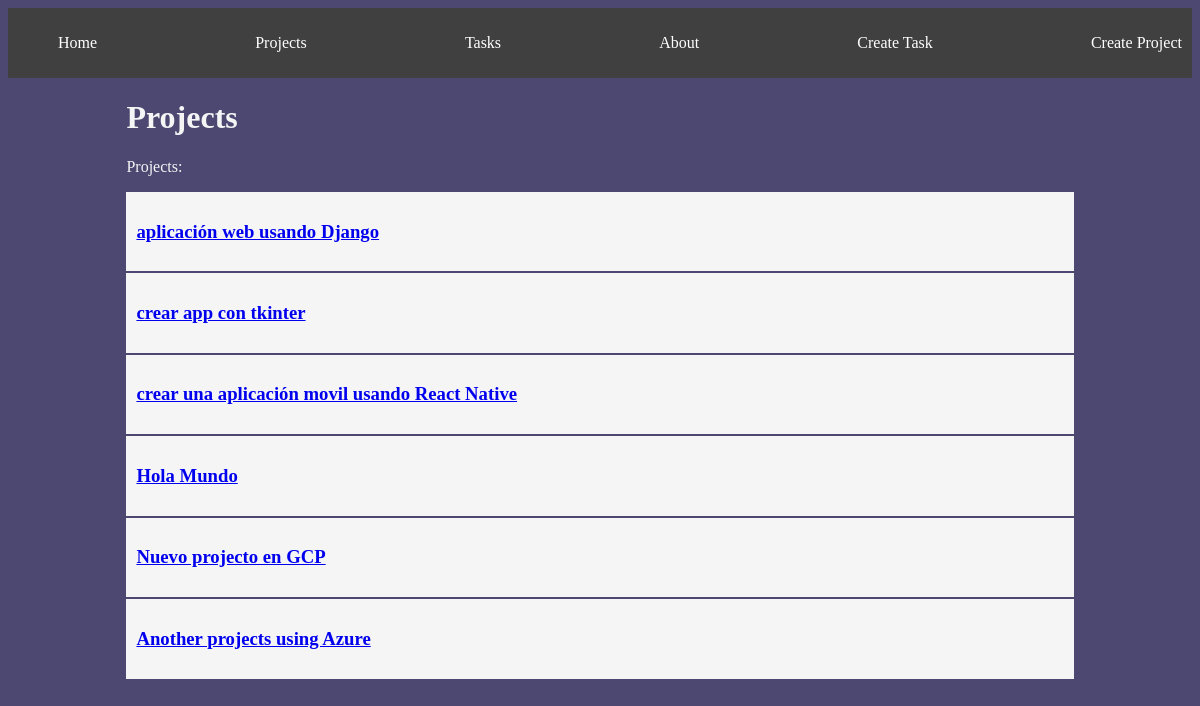
The page /projects/ on the database as committed earlier.
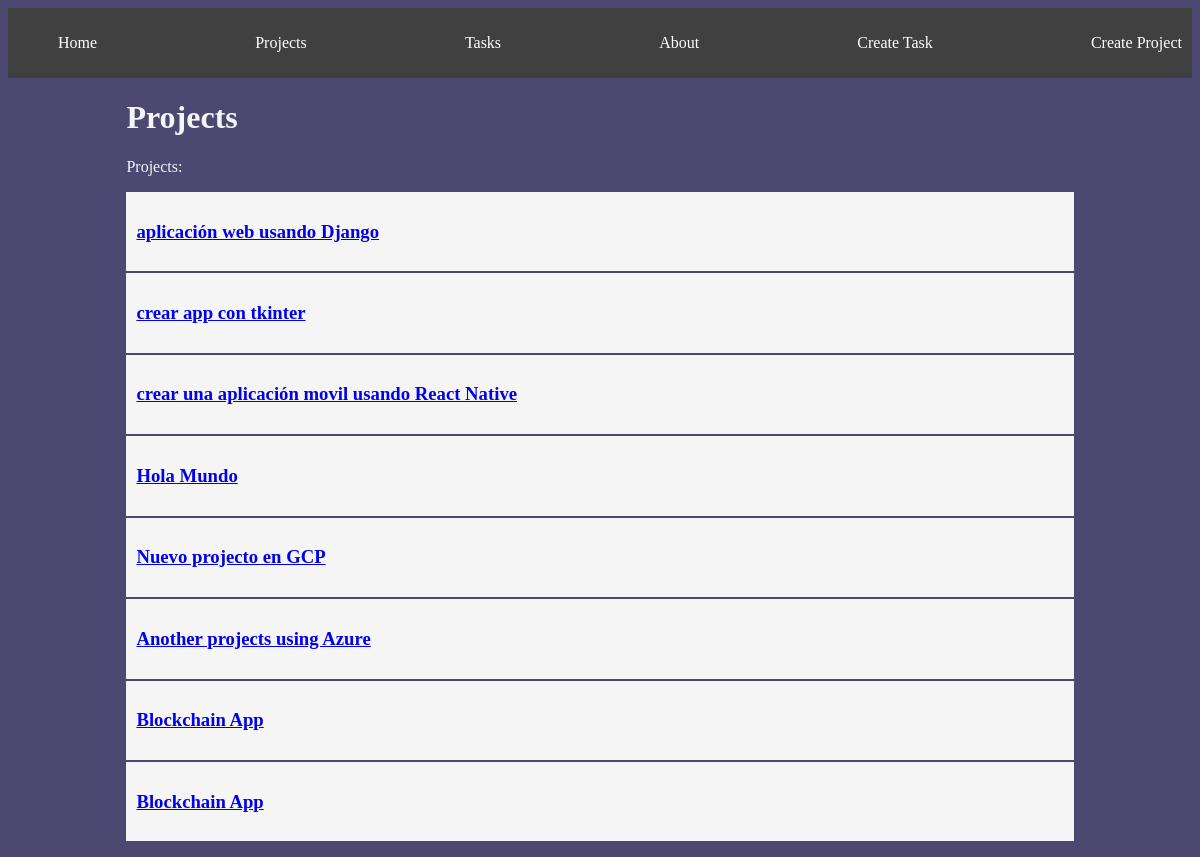
The same page on the database as committed later.
### myapp/models.py (models this page shows, shortened)
class Project(models.Model):  # This class is like a table in a database
    name = models.CharField(max_length=200)

### myapp/views.py (the view)
# urls.py: path('projects/', views.projects, name="projects"),
def projects(request):
    projects = Project.objects.all()
    return render(request, 'projects/projects.html', {
        'projects': projects
    })

### myapp/templates/projects/projects.html (shortened to what this page needs)
<!DOCTYPE html>
<html lang="en">
<head>
</head>
<body>
    {% extends 'layouts/base.html' %}
    {% block content %}
    <h1>Projects</h1>
    <p>Projects:
        {% for project in projects %}
    <article class="card">
        <a href="{% url 'project_detail' project.id %}">
            <h3>{{ project.name }}</h3>
        </a>
    </article>
    {% endfor %}
    </p>
    {% endblock %}

Rows that differ between the two databases and show on the page:
added Project: name "Blockchain App"
added Project: name "Blockchain App"
